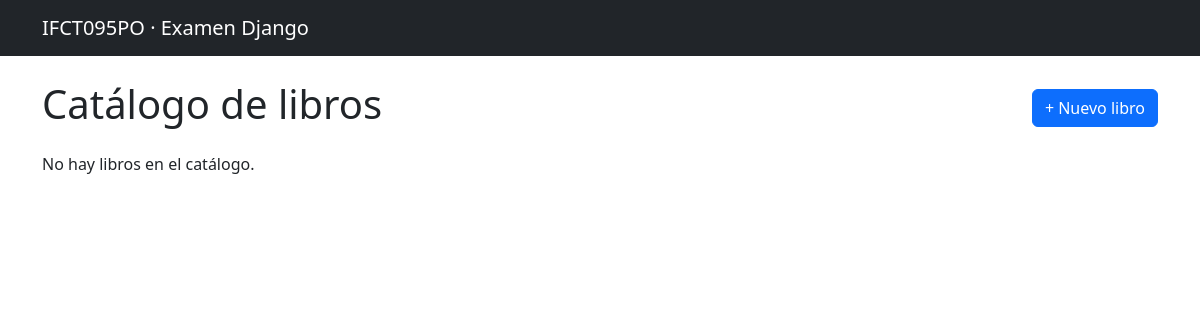
Before: / with the older database file.
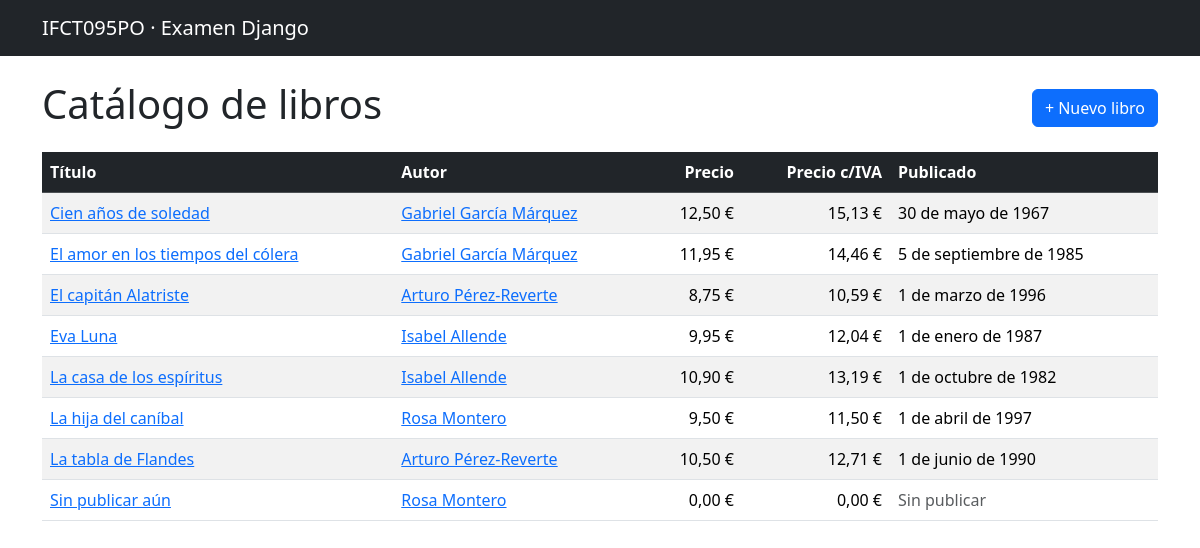
After: the same page with the newer database file.
### biblioteca/models.py (models this page shows, shortened)
class Libro(models.Model):
    titulo = models.CharField(max_length=300)
    autor = models.ForeignKey(Autor, on_delete=models.SET_NULL, null=True, blank=True)
    precio = models.DecimalField(max_digits=8, decimal_places=2)
    publicado = models.DateField(null=True, blank=True)
    autores_secundarios = models.ManyToManyField(
        Autor, related_name='libros_secundarios', blank=True
    )
    def precio_con_iva(self):
        return (self.precio * Decimal('1.21')).quantize(
            Decimal('0.01'), rounding=ROUND_HALF_UP
        )

class Autor(models.Model):
    nombre = models.CharField(max_length=150)
    email = models.EmailField(max_length=150, unique=True)
    activo = models.BooleanField(default=True)
    def __str__(self):
        return self.nombre

### biblioteca/views.py (the view)
# urls.py: path('', views.lista_libros, name='lista-libros'),
def lista_libros(request):
    libros = Libro.objects.select_related('autor').order_by('titulo')
    return render(request, 'biblioteca/lista_libros.html', {'libros': libros})

### biblioteca/templates/biblioteca/lista_libros.html (shortened to what this page needs)
{% extends "base.html" %}
{% block content %}
<div class="d-flex justify-content-between align-items-center mb-3">
  <h1>Catálogo de libros</h1>
  <a href="{% url 'biblioteca:crear-libro' %}" class="btn btn-primary">+ Nuevo libro</a>
</div>
{% if libros %}
<table class="table table-striped table-hover">
  <thead class="table-dark">
    <tr>
      <th>Título</th>
      <th>Autor</th>
      <th class="text-end">Precio</th>
      <th class="text-end">Precio c/IVA</th>
      <th>Publicado</th>
    </tr>
  </thead>
  <tbody>
    {% for libro in libros %}
    <tr>
      <td><a href="{% url 'biblioteca:detalle-libro' libro.pk %}">{{ libro.titulo }}</a></td>
      <td>
        {% if libro.autor %}
          <a href="{% url 'biblioteca:libros-por-autor' libro.autor.pk %}">{{ libro.autor }}</a>
        {% else %}
          <span class="text-muted">—</span>
        {% endif %}
      </td>
      <td class="text-end">{{ libro.precio }} €</td>
      <td class="text-end">{{ libro.precio_con_iva }} €</td>
      <td>
        {% if libro.publicado %}
          {{ libro.publicado }}
        {% else %}
          <span class="text-muted">Sin publicar</span>
        {% endif %}
      </td>
    </tr>
    {% endfor %}
  </tbody>
</table>
{% else %}
  <p>No hay libros en el catálogo.</p>
{% endif %}
{% endblock %}

### templates/base.html (shortened to what this page needs)
<!DOCTYPE html>
<html lang="es">
<head>
    <link rel="stylesheet"
          href="https://cdn.jsdelivr.net/npm/bootstrap@5.3.3/dist/css/bootstrap.min.css">
</head>
<body>
<nav class="navbar navbar-dark bg-dark mb-4">
    <div class="container">
        <span class="navbar-brand">IFCT095PO · Examen Django</span>
    </div>
</nav>
<div class="container">
    {% block content %}{% endblock %}
</div>
</body>
</html>

Changed rows visible on the page:
added Libro: titulo "Cien años de soledad", autor "Gabriel García Márquez", precio "12,50", precio_con_iva "15,13", publicado "30 de mayo de 1967"
added Libro: titulo "El amor en los tiempos del cólera", autor "Gabriel García Márquez", precio "11,95", precio_con_iva "14,46", publicado "5 de septiembre de 1985"
added Libro: titulo "El capitán Alatriste", autor "Arturo Pérez-Reverte", precio "8,75", precio_con_iva "10,59", publicado "1 de marzo de 1996"
added Libro: titulo "Eva Luna", autor "Isabel Allende", precio "9,95", precio_con_iva "12,04", publicado "1 de enero de 1987"
added Libro: titulo "La casa de los espíritus", autor "Isabel Allende", precio "10,90", precio_con_iva "13,19", publicado "1 de octubre de 1982"
added Libro: titulo "La hija del caníbal", autor "Rosa Montero", precio "9,50", precio_con_iva "11,50", publicado "1 de abril de 1997"
added Libro: titulo "La tabla de Flandes", autor "Arturo Pérez-Reverte", precio "10,50", precio_con_iva "12,71", publicado "1 de junio de 1990"
added Libro: titulo "Sin publicar aún", autor "Rosa Montero", precio "0,00", precio_con_iva "0,00"
Other visible differences:
text no longer shown: "No hay libros en el catálogo."
text now shown: "Título Autor Precio Precio c/IVA Publicado"
